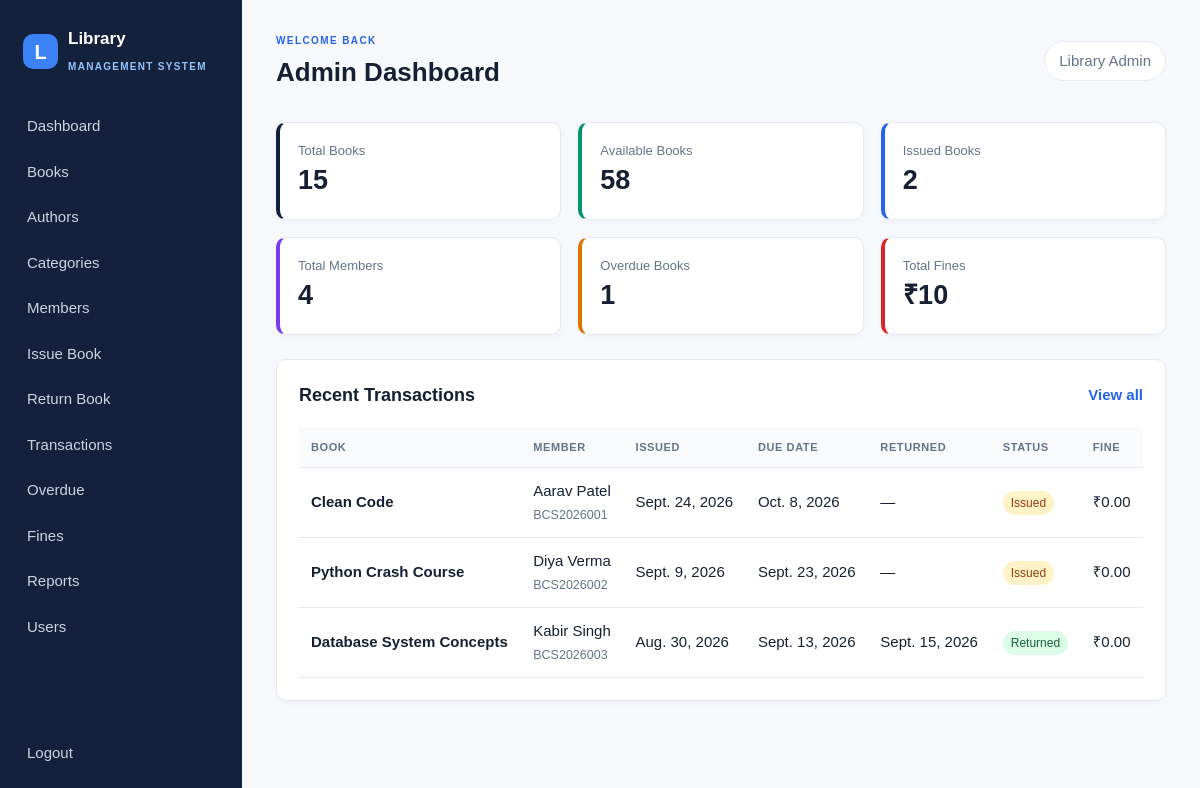
The app's page / (signed in) with its own data.
### library/models.py (models this page shows, shortened)
class Transaction(models.Model):
    STATUS_CHOICES = [("issued", "Issued"), ("returned", "Returned")]
    book = models.ForeignKey(Book, on_delete=models.PROTECT, related_name="transactions")
    member = models.ForeignKey(Member, on_delete=models.PROTECT, related_name="transactions")
    issued_by = models.ForeignKey(settings.AUTH_USER_MODEL, on_delete=models.PROTECT, related_name="issued_transactions")
    issue_date = models.DateField(default=timezone.localdate)
    due_date = models.DateField()
    return_date = models.DateField(null=True, blank=True)
    status = models.CharField(max_length=10, choices=STATUS_CHOICES, default="issued")
    fine_amount = models.DecimalField(max_digits=8, decimal_places=2, default=0)
    class Meta:
        ordering = ["-issue_date", "-id"]

class Book(models.Model):
    title = models.CharField(max_length=255)
    isbn = models.CharField("ISBN", max_length=20, unique=True)
    author = models.ForeignKey(Author, on_delete=models.PROTECT, related_name="books")
    category = models.ForeignKey(Category, on_delete=models.PROTECT, related_name="books")
    publisher = models.CharField(max_length=150, blank=True)
    publication_date = models.DateField(null=True, blank=True)
    description = models.TextField(blank=True)
    total_copies = models.PositiveIntegerField(default=1)
    available_copies = models.PositiveIntegerField(default=1)
    cover_image = models.ImageField(upload_to="book_covers/", blank=True, null=True)
    created_at = models.DateTimeField(auto_now_add=True)
    updated_at = models.DateTimeField(auto_now=True)
    class Meta:
        ordering = ["title"]

class Member(models.Model):
    STATUS_CHOICES = [("active", "Active"), ("inactive", "Inactive")]
    user = models.OneToOneField(settings.AUTH_USER_MODEL, on_delete=models.CASCADE, related_name="member_profile")
    member_id = models.CharField(max_length=30, unique=True)
    phone = models.CharField(max_length=20, blank=True)
    address = models.TextField(blank=True)
    course = models.CharField(max_length=120, blank=True)
    department = models.CharField(max_length=120, blank=True)
    year = models.PositiveSmallIntegerField(null=True, blank=True)
    registration_date = models.DateField(default=timezone.localdate)
    status = models.CharField(max_length=10, choices=STATUS_CHOICES, default="active")
    class Meta:
        ordering = ["member_id"]

### library/views.py (the view, shortened to what this page needs)
# urls.py: path("", views.dashboard, name="dashboard"), path("login/", views.login_view, name="login"), path("logout/", LogoutView.as_view(), name="logout"),
@login_required
def dashboard(request):
    today = timezone.localdate()
    stats = get_statistics() or _library_stats()
    context = {"stats": stats, "recent_transactions": Transaction.objects.select_related("book", "member", "member__user")[:8]}
    if request.user.is_staff:
        return render(request, "dashboard/admin.html", context)

### library/context_processors.py (called while the page is built)
def user_role(request):
    user = request.user
    return {
        "is_librarian": user.is_authenticated and (user.is_staff or user.groups.filter(name="Librarian").exists()),
        "is_admin_role": user.is_authenticated and user.is_staff,
        "is_member_role": user.is_authenticated and hasattr(user, "member_profile"),
    }

### library/services/flask_api.py (called while the page is built)
def _get(path, params=None):
    try:
        response = requests.get(f"{settings.FLASK_API_URL}{path}", params=params, timeout=2)
        response.raise_for_status()
        return response.json().get("data")
    except (requests.RequestException, ValueError):
        return None

def get_statistics():
    return _get("/api/statistics")

### library/views.py (called while the page is built)
def _library_stats():
    return {
        "total_books": Book.objects.count(),
        "available_books": Book.objects.aggregate(n=Sum("available_copies"))["n"] or 0,
        "issued_books": Transaction.objects.filter(status="issued").count(),
        "total_members": Member.objects.count(),
        "overdue_books": Transaction.objects.filter(status="issued", due_date__lt=timezone.localdate()).count(),
        "total_fines": Fine.objects.aggregate(n=Sum("amount"))["n"] or Decimal("0"),
    }

### library/templates/dashboard/admin.html
{% extends 'base.html' %}{% block page_title %}Admin Dashboard{% endblock %}{% block content %}
<div class="card-grid"><article class="stat-card"><span>Total Books</span><strong>{{ stats.total_books }}</strong></article><article class="stat-card green"><span>Available Books</span><strong>{{ stats.available_books }}</strong></article><article class="stat-card blue"><span>Issued Books</span><strong>{{ stats.issued_books }}</strong></article><article class="stat-card purple"><span>Total Members</span><strong>{{ stats.total_members }}</strong></article><article class="stat-card orange"><span>Overdue Books</span><strong>{{ stats.overdue_books }}</strong></article><article class="stat-card red"><span>Total Fines</span><strong>₹{{ stats.total_fines }}</strong></article></div>
{% include 'transactions/recent.html' %}{% endblock %}

### library/templates/base.html (shortened to what this page needs)
{% load static %}
<!DOCTYPE html>
<html lang="en">
<head>
  <link rel="stylesheet" href="{% static 'css/style.css' %}">
</head>
<body>
{% if user.is_authenticated %}
<div class="layout">
  <aside class="sidebar">
    <a class="brand" href="{% url 'dashboard' %}"><span class="brand-mark">L</span><span>Library<br><small>Management System</small></span></a>
    <nav class="nav-links">
      <a href="{% url 'dashboard' %}">Dashboard</a>
      {% if is_member_role and not is_librarian %}
        <a href="{% url 'book_list' %}">Browse Books</a><a href="{% url 'my_books' %}">My Books</a><a href="{% url 'my_history' %}">My History</a><a href="{% url 'my_fines' %}">My Fines</a><a href="{% url 'profile' %}">Profile</a>
      {% else %}
        <a href="{% url 'book_list' %}">Books</a>
        {% if is_admin_role %}<a href="{% url 'author_list' %}">Authors</a><a href="{% url 'category_list' %}">Categories</a>{% endif %}
        <a href="{% url 'member_list' %}">Members</a><a href="{% url 'issue_book' %}">Issue Book</a><a href="{% url 'return_book' %}">Return Book</a><a href="{% url 'transaction_list' %}">Transactions</a><a href="{% url 'overdue_list' %}">Overdue</a><a href="{% url 'fine_list' %}">Fines</a><a href="{% url 'reports' %}">Reports</a>
        {% if is_admin_role %}<a href="/admin/">Users</a>{% endif %}
      {% endif %}
    </nav>
    <form class="logout-form" method="post" action="{% url 'logout' %}">{% csrf_token %}<button type="submit">Logout</button></form>
  </aside>
  <main class="main-content">
    <header class="topbar"><div><span class="eyebrow">WELCOME BACK</span><h1>{% block page_title %}Dashboard{% endblock %}</h1></div><div class="user-chip">{{ user.get_full_name|default:user.username }}</div></header>
    {% block content %}{% endblock %}
  </main>
</div>
{% else %}{% block guest_content %}{% endblock %}{% endif %}
</body>
</html>

### library/templates/transactions/table.html
<div class="table-wrap"><table><thead><tr><th>Book</th><th>Member</th><th>Issued</th><th>Due Date</th><th>Returned</th><th>Status</th><th>Fine</th></tr></thead><tbody>{% for item in transactions %}<tr><td><strong>{{ item.book.title }}</strong></td><td>{% if student_view %}{{ item.member.member_id }}{% else %}{{ item.member.user.get_full_name|default:item.member.member_id }}<br><small>{{ item.member.member_id }}</small>{% endif %}</td><td>{{ item.issue_date }}</td><td>{{ item.due_date }}</td><td>{{ item.return_date|default:'—' }}</td><td><span class="status {{ item.status }}">{{ item.get_status_display }}</span></td><td>₹{{ item.fine_amount }}</td></tr>{% empty %}<tr><td colspan="7" class="empty">No transactions to display.</td></tr>{% endfor %}</tbody></table></div>

### library/static/css/style.css (style rules this page uses)
:root { --ink:#172033;--muted:#64748b;--navy:#14213d;--blue:#2563eb;--line:#e5eaf2;--paper:#f6f8fc;--green:#059669;--orange:#d97706;--red:#dc2626 }
* { box-sizing:border-box }
body { margin:0;background:var(--paper);color:var(--ink);font:15px/1.5 Arial,sans-serif }
.layout { min-height:100vh;display:flex }
.sidebar { width:242px;background:var(--navy);color:#dbeafe;padding:26px 15px;display:flex;flex-direction:column;position:fixed;inset:0 auto 0 0 }
.brand { display:flex;gap:10px;align-items:center;color:#fff;text-decoration:none;font-size:17px;font-weight:bold;padding:0 8px 28px }
.brand small { font-size:10px;letter-spacing:1.3px;color:#93c5fd;text-transform:uppercase }
.brand-mark,.login-logo { display:grid;place-items:center;border-radius:10px;background:#3b82f6;width:35px;height:35px;color:#fff;font-size:20px }
.nav-links { display:grid;gap:3px }
.nav-links a,.logout-form button { border:0;background:transparent;color:#cbd5e1;text-decoration:none;padding:10px 12px;border-radius:7px;font:inherit;text-align:left;width:100%;cursor:pointer }
.logout-form { margin-top:auto }
.main-content { margin-left:242px;width:calc(100% - 242px);padding:28px 34px }
.topbar { display:flex;justify-content:space-between;align-items:center;margin-bottom:28px }
.topbar h1 { font-size:26px;margin:2px 0 }
.eyebrow { font-size:10px;letter-spacing:1.4px;color:var(--blue);font-weight:bold }
.user-chip { background:#fff;border:1px solid var(--line);border-radius:30px;padding:8px 14px;color:var(--muted) }
.card-grid { display:grid;grid-template-columns:repeat(3,minmax(0,1fr));gap:17px;margin-bottom:24px }
.stat-card { background:#fff;border:1px solid var(--line);border-left:4px solid var(--navy);border-radius:10px;padding:18px;box-shadow:0 2px 7px #17203308 }
.stat-card span { display:block;color:var(--muted);font-size:13px }
.stat-card strong { font-size:27px }
.stat-card.green { border-left-color:var(--green) }
.stat-card.blue { border-left-color:var(--blue) }
.stat-card.purple { border-left-color:#7c3aed }
.stat-card.orange { border-left-color:var(--orange) }
.stat-card.red { border-left-color:var(--red) }
.table-wrap { overflow-x:auto }
table { border-collapse:collapse;width:100%;min-width:620px }
th { text-align:left;color:var(--muted);font-size:11px;text-transform:uppercase;letter-spacing:.6px;background:#f8fafc }
th,td { padding:12px;border-bottom:1px solid var(--line);vertical-align:middle }
small { color:var(--muted) }
.badge,.status { display:inline-block;border-radius:20px;padding:3px 8px;font-size:12px }
.status.active,.status.returned { background:#dcfce7;color:#166534 }
.status.inactive,.status.issued { background:#fef3c7;color:#92400e }

### records on screen
Transaction: book "Clean Code", member.user.get_full_name "Aarav Patel", member.member_id "BCS2026001", issue_date "Sept. 24, 2026", due_date "Oct. 8, 2026", return_date "—", status "Issued", fine_amount "0.00"
Transaction: book "Python Crash Course", member.user.get_full_name "Diya Verma", member.member_id "BCS2026002", issue_date "Sept. 9, 2026", due_date "Sept. 23, 2026", return_date "—", status "Issued", fine_amount "0.00"
Transaction: book "Database System Concepts", member.user.get_full_name "Kabir Singh", member.member_id "BCS2026003", issue_date "Aug. 30, 2026", due_date "Sept. 13, 2026", return_date "Sept. 15, 2026", status "Returned", fine_amount "0.00"

### other values on screen
{{ user.get_full_name|default:user.username }} "Library Admin"
{{ stats.total_books }} "15"
{{ stats.available_books }} "58"
{{ stats.issued_books }} "2"
{{ stats.total_members }} "4"
{{ stats.overdue_books }} "1"
{{ stats.total_fines }} "10"
